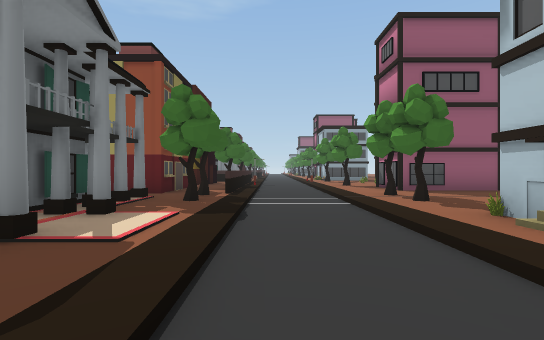
View 1 (above)

24 first-person views from a walk through a Unity game level. The camera is 1.5 m above the floor, looks level and sees 85° across. The floor is counted in squares, 2.4 m on a side. Each view is taken from the middle of a square. On the plan, view 1 faces up. The plan holds only what a view shows up to about 9 squares ahead; the rest is blank. The place goes on beyond the plan. The player character is not drawn.

View 2
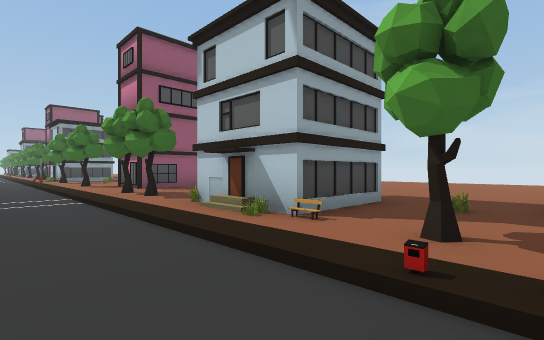

View 3
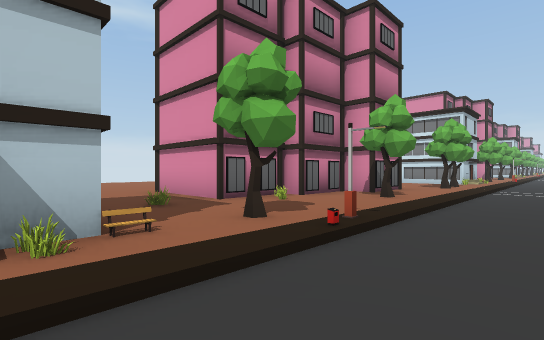

View 4
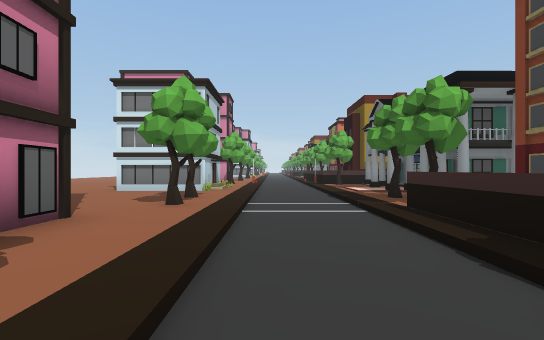

View 5
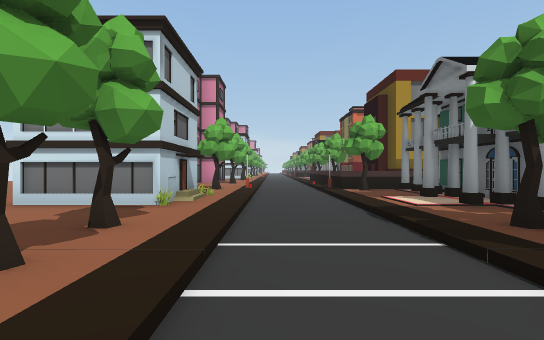

View 6
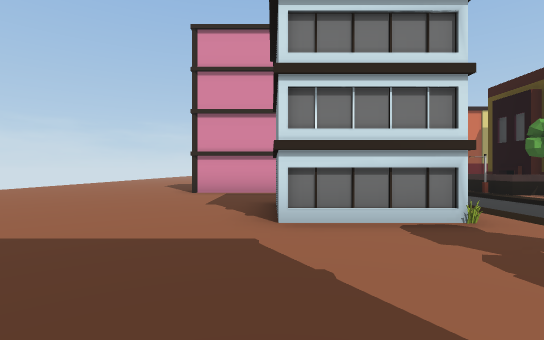

View 7
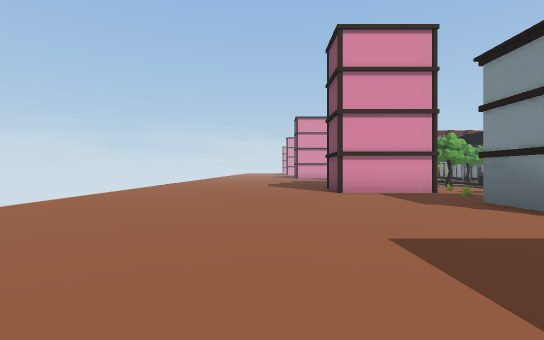

View 8
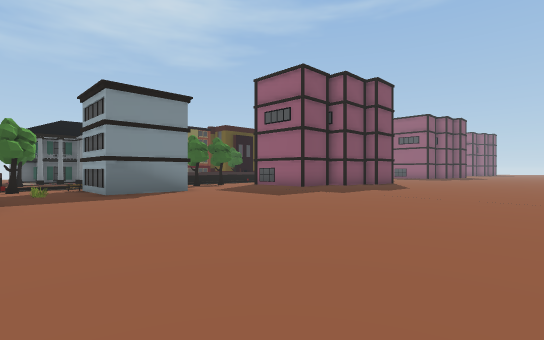

View 9
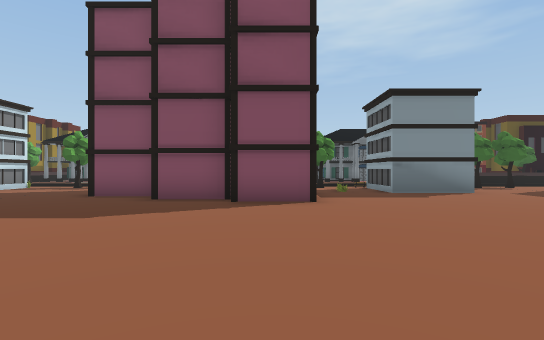

View 10
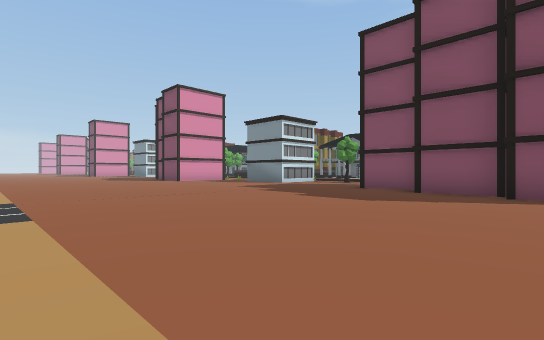

View 11
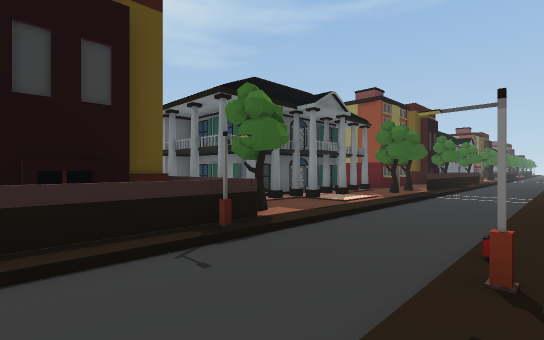

View 12
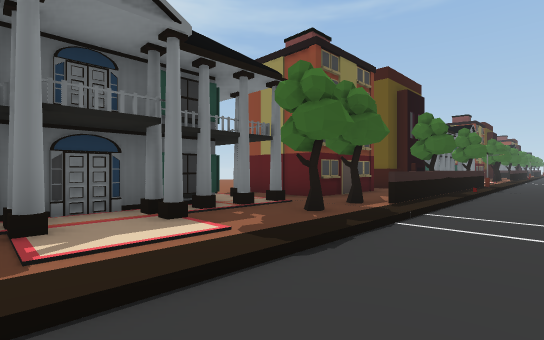

View 13
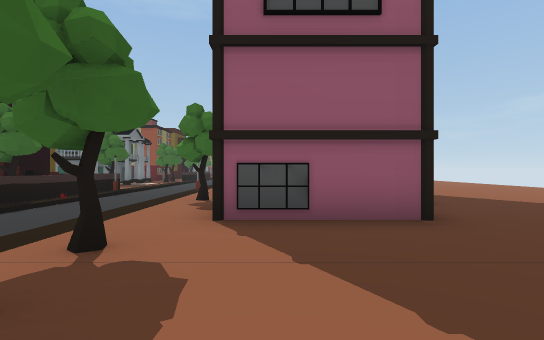

View 14
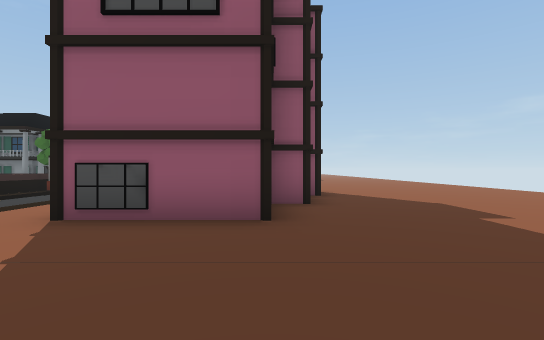

View 15
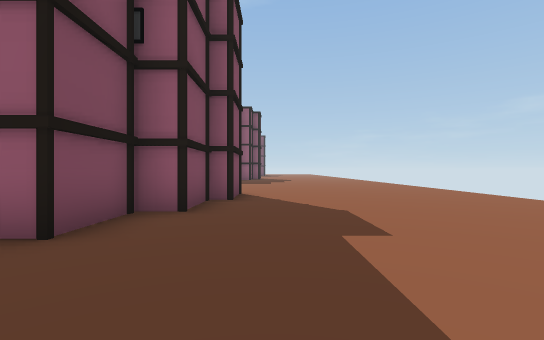

View 16
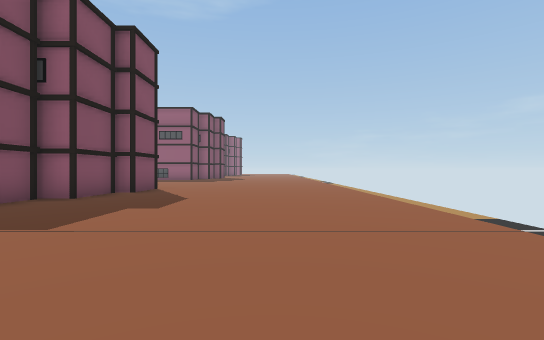

View 17
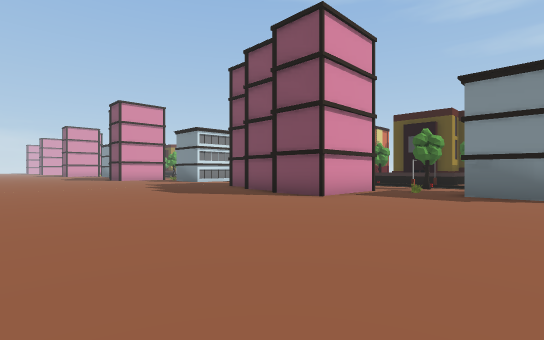

View 18
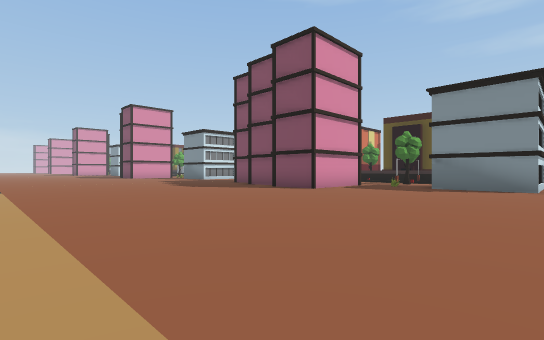

View 19
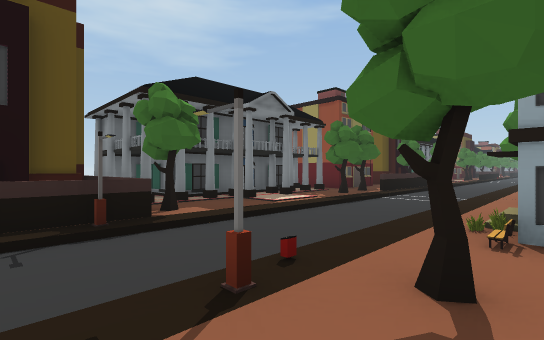

View 20
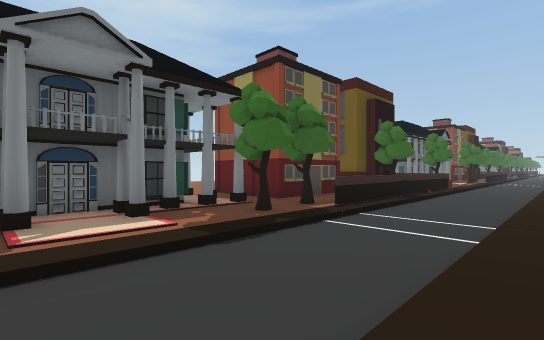

View 21
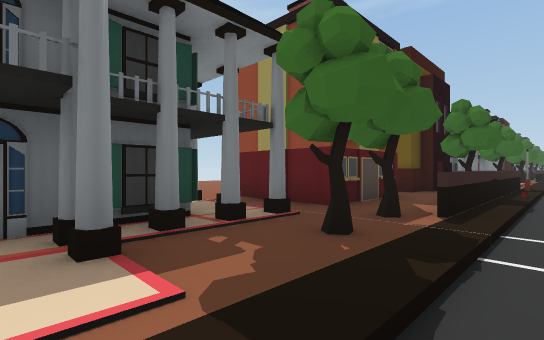

View 22
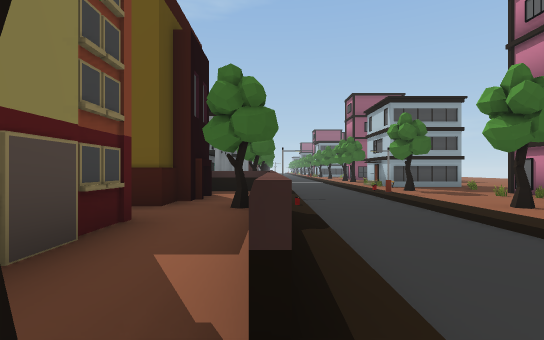

View 23
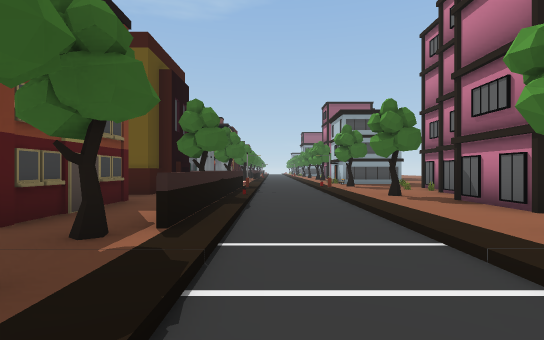

View 24
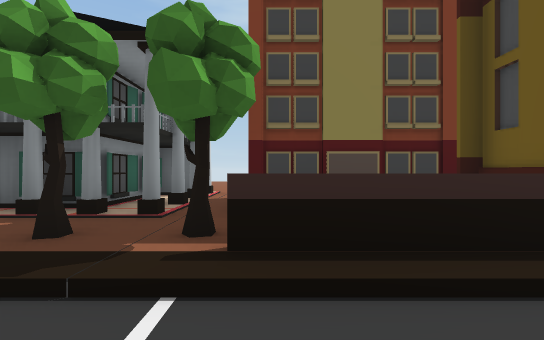

### Floor plan
Key: @ floor where view 1 was taken; # wall or solid block; . main floor; - floor 0.25 m lower than the main floor; = window, fence, low wall or low ledge; T tree; B building; L lamp; O other object.
Columns run from 6 left of view 1 to 14 right of it. Each row starts with its distance up from view 1.
 13    # O--O..  .......
 12    # =--..####......-
 11   ## =--..###.......-
 10  B#..T--.T# #.......-
  9   ##.=--..###.......-
  8    #.=--..###.......-
  7 .###.=--............-
  6 ----T---TT..........-
  5 BB B.T--.T..........
  4    B..--............-
  3    B..--.###........-
  2    BB.--.###........-
  1  BBB..--............-
  0  ####T@-.T=.........-
 -1    #.L--L...........-
 -2    #.=--..####......-
 -3    #.=--..###.......-
 -4    ..T--.T###.......-
 -5    #.=--..###.......-
 -6    #.=--..###.......-
 -7  ###.=--............-
 -8  ---T---TT..........-
 -9  B B.T--.T..........-
-10  B B..--............-
-11    B..--.###........-
-12    BB.--.###........-
-13  BBB..--.. .........-
-14 #####T--.T=.........-
-15   ## L--L...........-
-16    # =--..####......

Positions as (right, up) in squares from view 1, and headings:
1: (0, 0), facing up
2: (0, -1), facing up-right
3: (0, 2), facing down-right
4: (1, -3), facing down
5: (1, -6), facing down
6: (5, -7), facing down
7: (9, -7), facing down
8: (13, -1), facing up-left
9: (13, -2), facing left
10: (14, -2), facing down-left
11: (2, -3), facing up-left
12: (1, 2), facing up-left
13: (4, 4), facing up
14: (6, 4), facing up
15: (8, 5), facing up
16: (11, 3), facing up
17: (13, 3), facing down-left
18: (14, 4), facing down-left
19: (3, -16), facing up-left
20: (2, -12), facing up-left
21: (0, -11), facing up-left
22: (-1, -8), facing up
23: (0, 4), facing up
24: (1, 7), facing left
